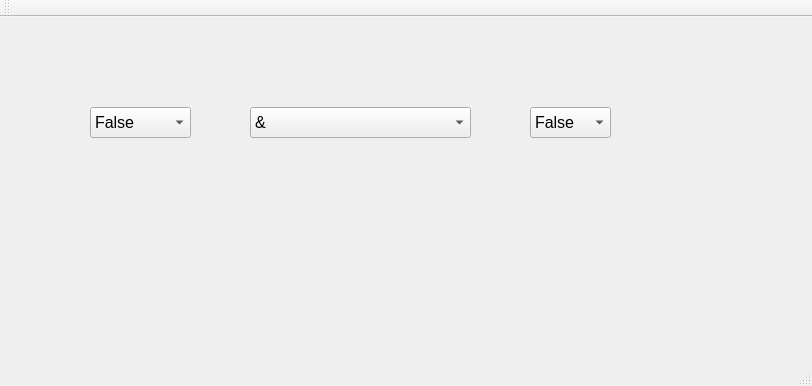
<?xml version="1.0" encoding="UTF-8"?>
<ui version="4.0">
 <class>MainWindow</class>
 <widget class="QMainWindow" name="MainWindow">
  <property name="geometry">
   <rect>
    <x>0</x>
    <y>0</y>
    <width>812</width>
    <height>386</height>
   </rect>
  </property>
  <property name="windowTitle">
   <string>MainWindow</string>
  </property>
  <widget class="QWidget" name="centralWidget">
   <widget class="QComboBox" name="comboBox_OP1">
    <property name="geometry">
     <rect>
      <x>90</x>
      <y>90</y>
      <width>101</width>
      <height>31</height>
     </rect>
    </property>
    <property name="font">
     <font>
      <pointsize>12</pointsize>
     </font>
    </property>
    <item>
     <property name="text">
      <string>False</string>
     </property>
    </item>
    <item>
     <property name="text">
      <string>True</string>
     </property>
    </item>
   </widget>
   <widget class="QComboBox" name="comboBox_LogOp">
    <property name="geometry">
     <rect>
      <x>250</x>
      <y>90</y>
      <width>221</width>
      <height>31</height>
     </rect>
    </property>
    <property name="font">
     <font>
      <pointsize>12</pointsize>
     </font>
    </property>
    <item>
     <property name="text">
      <string>&amp;</string>
     </property>
    </item>
    <item>
     <property name="text">
      <string>||</string>
     </property>
    </item>
    <item>
     <property name="text">
      <string>!</string>
     </property>
    </item>
    <item>
     <property name="text">
      <string>!or</string>
     </property>
    </item>
    <item>
     <property name="text">
      <string>-&gt;</string>
     </property>
    </item>
    <item>
     <property name="text">
      <string>==</string>
     </property>
    </item>
   </widget>
   <widget class="QComboBox" name="comboBox_OP2">
    <property name="geometry">
     <rect>
      <x>530</x>
      <y>90</y>
      <width>81</width>
      <height>31</height>
     </rect>
    </property>
    <property name="font">
     <font>
      <pointsize>12</pointsize>
     </font>
    </property>
    <item>
     <property name="text">
      <string>False</string>
     </property>
    </item>
    <item>
     <property name="text">
      <string>True</string>
     </property>
    </item>
   </widget>
  </widget>
  <widget class="QMenuBar" name="menuBar">
   <property name="geometry">
    <rect>
     <x>0</x>
     <y>0</y>
     <width>812</width>
     <height>26</height>
    </rect>
   </property>
  </widget>
  <widget class="QToolBar" name="mainToolBar">
   <attribute name="toolBarArea">
    <enum>TopToolBarArea</enum>
   </attribute>
   <attribute name="toolBarBreak">
    <bool>false</bool>
   </attribute>
  </widget>
  <widget class="QStatusBar" name="statusBar"/>
 </widget>
 <layoutdefault spacing="6" margin="11"/>
 <resources/>
 <connections/>
</ui>
